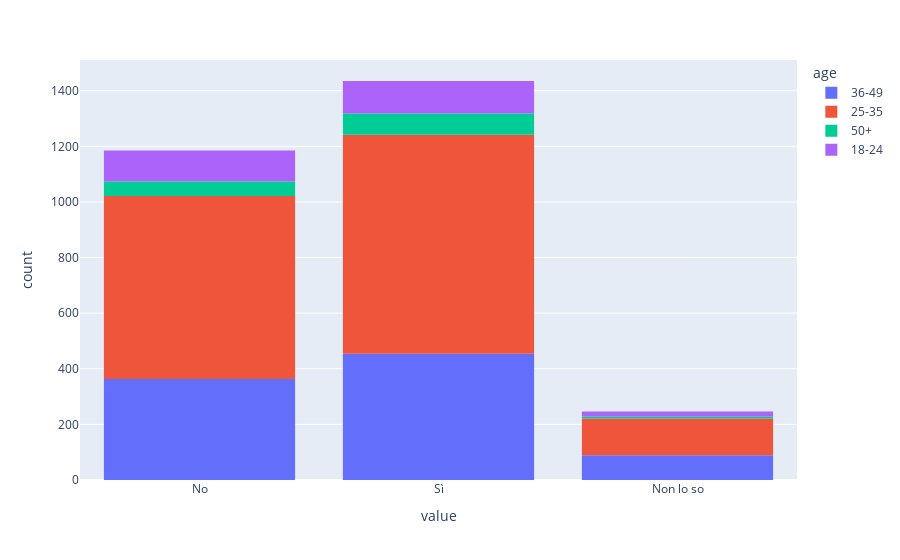

Notebook cell for this chart:
### Code cell
%%time
fig = px.histogram(df, x = ['mh_disorder_current', 'mh_disorder_past'], color = "age")
fig.show()

### Figure 1 — Plotly figure (JSON) as saved in the notebook; plotly's stock layout.template omitted (floating-point values rounded to 4 significant figures; data arrays with more than 128 entries replaced by an {"elided": "..."} marker saying what was removed)
{"data": [{"alignmentgroup": "True", "bingroup": "x", "hovertemplate": "age=36-49<br>value=%{x}<br>count=%{y}<extra></extra>", "legendgroup": "36-49", "marker": {"color": "#636efa", "pattern": {"shape": ""}}, "name": "36-49", "offsetgroup": "36-49", "orientation": "v", "showlegend": true, "type": "histogram", "x": {"elided": "906 str values"}, "xaxis": "x", "yaxis": "y"}, {"alignmentgroup": "True", "bingroup": "x", "hovertemplate": "age=25-35<br>value=%{x}<br>count=%{y}<extra></extra>", "legendgroup": "25-35", "marker": {"color": "#EF553B", "pattern": {"shape": ""}}, "name": "25-35", "offsetgroup": "25-35", "orientation": "v", "showlegend": true, "type": "histogram", "x": {"elided": "1578 str values"}, "xaxis": "x", "yaxis": "y"}, {"alignmentgroup": "True", "bingroup": "x", "hovertemplate": "age=50+<br>value=%{x}<br>count=%{y}<extra></extra>", "legendgroup": "50+", "marker": {"color": "#00cc96", "pattern": {"shape": ""}}, "name": "50+", "offsetgroup": "50+", "orientation": "v", "showlegend": true, "type": "histogram", "x": {"elided": "136 str values"}, "xaxis": "x", "yaxis": "y"}, {"alignmentgroup": "True", "bingroup": "x", "hovertemplate": "age=18-24<br>value=%{x}<br>count=%{y}<extra></extra>", "legendgroup": "18-24", "marker": {"color": "#ab63fa", "pattern": {"shape": ""}}, "name": "18-24", "offsetgroup": "18-24", "orientation": "v", "showlegend": true, "type": "histogram", "x": {"elided": "246 str values"}, "xaxis": "x", "yaxis": "y"}], "layout": {"barmode": "relative", "legend": {"title": {"text": "age"}, "tracegroupgap": 0}, "margin": {"t": 60}, "xaxis": {"anchor": "y", "domain": [0, 1], "title": {"text": "value"}}, "yaxis": {"anchor": "x", "domain": [0, 1], "title": {"text": "count"}}}}
